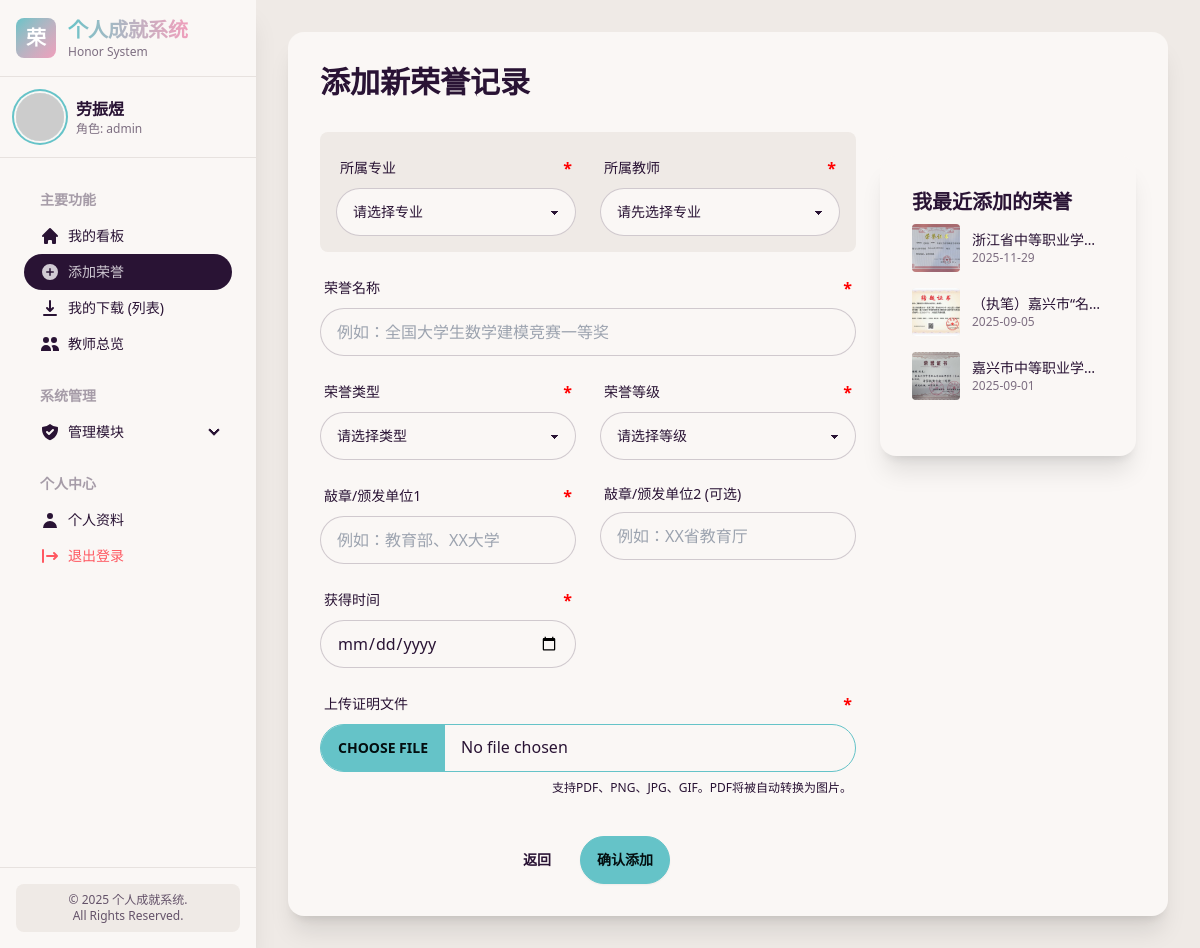
Page /add_honor (signed in) on the committed database.
### main.py (models this page shows)
class User(db.Model):
    __tablename__ = 'user'
    id: Mapped[int] = mapped_column(primary_key=True)
    username: Mapped[str] = mapped_column(String(80), unique=True, nullable=False)
    password: Mapped[str] = mapped_column(String(256), nullable=False)
    truename: Mapped[str] = mapped_column(String(100), nullable=True)
    major: Mapped[str] = mapped_column(String(50), nullable=True)
    employment_day: Mapped[str] = mapped_column(String(20), nullable=True)
    role: Mapped[str] = mapped_column(String(20), nullable=False, default='user')
    motto: Mapped[str] = mapped_column(Text, nullable=True)
    honors: Mapped[List["Honor"]] = relationship(
        back_populates="owner", cascade="all, delete-orphan"
    )
    logs: Mapped[List["ActivityLog"]] = relationship(
        back_populates="user", cascade="all, delete-orphan"
    )

class Honor(db.Model):
    __tablename__ = 'honor'
    id: Mapped[str] = mapped_column(String(50), primary_key=True)
    name: Mapped[str] = mapped_column(String(200), nullable=False)
    type: Mapped[str] = mapped_column(String(50), index=True)
    date: Mapped[str] = mapped_column(String(20), index=True)
    stamp: Mapped[str] = mapped_column(String(200))
    stamp_other: Mapped[str] = mapped_column(String(200), nullable=True)
    image_filename: Mapped[str] = mapped_column(String(200))
    honor_level: Mapped[str] = mapped_column(String(50), index=True)
    thumb_filename: Mapped[str] = mapped_column(String(200), nullable=True)
    original_pdf_filename: Mapped[str] = mapped_column(String(200), nullable=True)
    page_images: Mapped[list] = mapped_column(JSON, nullable=True)  # 多页PDF
    user_id: Mapped[int] = mapped_column(ForeignKey("user.id"), index=True)
    owner: Mapped["User"] = relationship(back_populates="honors")

### main.py (the view, shortened to what this page needs)
@app.route('/add_honor', methods=['GET', 'POST'])
@login_required
def add_honor():
    current_username = session.get('username')
    current_user_role = session.get('role')
    recent_honors = db.session.scalars(
        db.select(Honor).where(
            Honor.owner.has(username=current_username)
        ).order_by(Honor.date.desc()).limit(3)
    ).all()
    template_data = {
        "honor_types": HONOR_TYPE,
        "honor_levels": LEVEL_TYPE,
        "form_data": {},
        "recent_honors": recent_honors
    }
    all_users = db.session.scalars(db.select(User).order_by(User.truename)).all()
    current_user_obj = None
    if current_user_role == 'admin':
        all_majors = sorted(list(set(u.major for u in all_users if u.major)))
        users_by_major = {}
        for major in all_majors:
            users_in_major = [
                {"username": u.username, "truename": u.truename}
                for u in all_users if u.major == major
            ]
            users_by_major[major] = users_in_major
        template_data['all_majors'] = all_majors
        template_data['users_by_major_json'] = users_by_major
    return render_template('add_honor.html', **template_data)

### templates/add_honor.html (shortened to what this page needs)
{% extends "layout.html" %}
{% block content %}
<h1 class="text-3xl font-bold mb-6 prose">添加新荣誉记录</h1>
<div class="grid grid-cols-1 lg:grid-cols-3 gap-6">
    <form action="{{ url_for('add_honor') }}" method="post" enctype="multipart/form-data"
          class="lg:col-span-2 grid grid-cols-1 md:grid-cols-2 gap-x-6 gap-y-4">
        <div class="md:col-span-2 grid grid-cols-1 md:grid-cols-2 gap-x-6 gap-y-4 p-4 bg-base-200 rounded-lg">
            <div class="form-control w-full">
                <label class="label required" for="major_select">
                    <span class="label-text font-medium">所属专业</span>
                </label>
                <select id="major_select"
                        class="select select-bordered w-full"
                        required
                        {% if session.role == 'admin' %}name="major"{% endif %}>
                    {% if session.role == 'admin' %}
                        <option disabled selected value="">请选择专业</option>
                    {% else %}
                        <option value="{{ session.major }}" selected>{{ session.major }}</option>
                    {% endif %}
                </select>
            </div>
            <div class="form-control w-full">
                <label class="label required" for="teacher_select">
                    <span class="label-text font-medium">所属教师</span>
                </label>
                <select id="teacher_select"
                        class="select select-bordered w-full"
                        required
                        {% if session.role in ['admin', 'major_admin'] %}name="teacher_username"{% endif %}>
                    {% if session.role in ['admin', 'major_admin'] %}
                        <option disabled selected value="">
                            {% if session.role == 'admin' %}请先选择专业{% else %}请选择教师{% endif %}
                        </option>
                    {% else %}
                        <option value="{{ session.username }}" selected>{{ session.truename or session.username }}</option>
                    {% endif %}
                </select>
            </div>
        </div>
        <div class="form-control w-full md:col-span-2 relative">
            <label class="label required" for="honor_name">
                <span class="label-text font-medium">荣誉名称</span>
            </label>
            <input type="text" id="honor_name" name="honor_name" value="{{ form_data.honor_name if form_data else '' }}" placeholder="例如：全国大学生数学建模竞赛一等奖" class="input input-bordered w-full" required />
        </div>
        <div class="form-control w-full">
            <label class="label required" for="honor_type">
                <span class="label-text font-medium">荣誉类型</span>
            </label>
            <select id="honor_type" name="honor_type" class="select select-bordered w-full" required>
                <option disabled {% if not form_data or not form_data.honor_type %}selected{% endif %} value="">请选择类型</option>
            </select>
        </div>
        <div class="form-control w-full">
            <label class="label required" for="honor_level">
                <span class="label-text font-medium">荣誉等级</span>
            </label>
            <select id="honor_level" name="honor_level" class="select select-bordered w-full" required>
                <option disabled {% if not form_data or not form_data.honor_level %}selected{% endif %} value="">请选择等级</option>
            </select>
        </div>
        <div class="form-control w-full">
            <label class="label required" for="honor_stamp">
                <span class="label-text font-medium">敲章/颁发单位1</span>
            </label>
            <input type="text" id="honor_stamp" name="honor_stamp" value="{{ form_data.honor_stamp if form_data else '' }}" placeholder="例如：教育部、XX大学" class="input input-bordered w-full" required />
        </div>
        <div class="form-control w-full">
            <label class="label" for="honor_stamp_other">
                <span class="label-text font-medium">敲章/颁发单位2 (可选)</span>
            </label>
            <input type="text" id="honor_stamp_other" name="honor_stamp_other" value="{{ form_data.honor_other if form_data else '' }}" placeholder="例如：XX省教育厅" class="input input-bordered w-full" />
        </div>
        <div class="form-control w-full">
            <label class="label required" for="honor_date">
                <span class="label-text font-medium">获得时间</span>
            </label>
            <input type="date" id="honor_date" name="honor_date" value="{{ form_data.honor_date if form_data else '' }}" class="input input-bordered w-full" required max="{{ now.strftime('%Y-%m-%d') }}" />
        </div>
        <div class="form-control w-full md:col-span-2">
            <label class="label required" for="honor_image_upload">
                <span class="label-text font-medium">上传证明文件</span>
            </label>
            <input type="file" id="honor_image_upload" name="honor_image" class="file-input file-input-bordered file-input-primary w-full" accept=".png,.jpg,.jpeg,.gif,.pdf" required />
            <label class="label">
                <span class="label-text-alt">支持PDF、PNG、JPG、GIF。PDF将被自动转换为图片。</span>
            </label>
        </div>
        <div class="text-center md:col-span-2 mt-4">
            <a href="{{ url_for('home') }}" class="btn btn-ghost mr-2">返回</a>
            <button type="submit" class="btn btn-primary">确认添加</button>
        </div>
    </form>
    <div class="lg:col-span-1 space-y-6">
        <div class="card bg-base-100 shadow-xl">
            <div class="card-body">
                <h2 class="card-title" id="recent-honors-title">我最近添加的荣誉</h2>
                <div id="recent-honors-container" class="space-y-4">
                    {% if recent_honors %}
                        {% for honor in recent_honors %}
                        <div class="flex items-center gap-3">
                            <div class="avatar">
                                <div class="w-12 h-12 rounded bg-base-200">
                                    <img src="{{ url_for('uploaded_file_user', username=session.username, filename=honor.thumb_filename) }}"
                                         alt="{{ honor.name }} 缩略图"
                                         class="object-cover"
                                         onerror="this.style.display='none'; this.parentElement.innerHTML='<span class=\"text-xs text-base-content/50 p-1\">无图</span>';" />
                                </div>
                            </div>
                            <div class="flex-1 min-w-0">
                                <p class="text-sm font-medium truncate" title="{{ honor.name }}">{{ honor.name }}</p>
                                <p class="text-xs text-base-content/60">{{ honor.date }}</p>
                            </div>
                        </div>
                        {% endfor %}
                    {% else %}
                        <p class="text-sm text-base-content/60 italic">您（{{ session.truename }}）还没有添加过任何荣誉。</p>
                    {% endif %}
                </div>
            </div>
        </div>
    </div>
</div>
{% endblock %}

### templates/layout.html (shortened to what this page needs)
<!DOCTYPE html>
<html data-theme="cupcake">
<head>
    <link href="https://cdn.jsdelivr.net/npm/daisyui@4.12.10/dist/full.min.css" rel="stylesheet" type="text/css" />
    <script src="https://cdn.tailwindcss.com"></script>
</head>
<body class="bg-base-200">
    <aside id="sidebar" class="fixed left-0 top-0 h-screen w-64 bg-base-100 shadow-xl z-40 sidebar-transition transform -translate-x-full lg:translate-x-0">
        <div class="flex flex-col h-full">
            <div class="p-4 border-b border-base-300">
                <a href="{{ url_for('home') }}" class="flex items-center gap-3">
                    <div class="w-10 h-10 rounded-lg bg-gradient-to-br from-primary to-secondary flex items-center justify-center">
                        <span class="text-white font-bold text-xl">荣</span>
                    </div>
                    <div>
                        <h1 class="text-xl font-bold bg-gradient-to-r from-primary to-secondary bg-clip-text text-transparent">个人成就系统</h1>
                        <p class="text-xs text-base-content/60">Honor System</p>
                    </div>
                </a>
            </div>
            {% if session.logged_in %}
            <a href="{{ url_for('profile') }}" class="block p-4 border-b border-base-300 hover:bg-base-200 transition-colors duration-200">
                <div class="flex items-center gap-3">
                    <div class="avatar">
                        <div class="w-12 rounded-full ring-2 ring-primary ring-offset-base-100 ring-offset-2">
                            <img alt="User Avatar" src="https://ui-avatars.com/api/?name={{ session.truename[0] if session.truename else 'U' }}&background=random&color=fff" />
                        </div>
                    </div>
                    <div class="flex-1">
                        <p class="font-semibold">{{ session.truename }}</p>
                        <p class="text-xs text-base-content/60">
                           角色: <span class="font-medium">{{ session.role }}</span>
                        </p>
                    </div>
                </div>
            </a>
            {% endif %}
            <nav class="flex-1 overflow-y-auto sidebar-content p-4">
                <ul class="menu menu-compact">
                    {% if session.logged_in %}
                    <li class="menu-title"><span>主要功能</span></li>
                    <li>
                        <a href="{{ url_for('home') }}" data-menu-item="home">
                            <svg xmlns="http://www.w3.org/2000/svg" class="h-5 w-5" viewBox="0 0 20 20" fill="currentColor"><path d="M10.707 2.293a1 1 0 00-1.414 0l-7 7a1 1 0 001.414 1.414L4 10.414V17a1 1 0 001 1h2a1 1 0 001-1v-2a1 1 0 011-1h2a1 1 0 011 1v2a1 1 0 001 1h2a1 1 0 001-1v-6.586l.293.293a1 1 0 001.414-1.414l-7-7z" /></svg>
                            我的看板
                        </a>
                    </li>
                    <li>
                        <a href="{{ url_for('add_honor') }}" data-menu-item="add_honor">
                           <svg xmlns="http://www.w3.org/2000/svg" class="h-5 w-5" viewBox="0 0 20 20" fill="currentColor"><path fill-rule="evenodd" d="M10 18a8 8 0 100-16 8 8 0 000 16zm.75-11.25a.75.75 0 00-1.5 0v2.5h-2.5a.75.75 0 000 1.5h2.5v2.5a.75.75 0 001.5 0v-2.5h2.5a.75.75 0 000-1.5h-2.5v-2.5z" clip-rule="evenodd" /></svg>
                            添加荣誉
                        </a>
                    </li>
                    <li>
                        <a href="{{ url_for('honor_table') }}" data-menu-item="honor_table">
                            我的下载 (列表)
                        </a>
                    </li>
                    <li>
                        <a href="{{ url_for('teachers_overview') }}" data-menu-item="teachers_overview">
                           <svg xmlns="http://www.w3.org/2000/svg" class="h-5 w-5" viewBox="0 0 20 20" fill="currentColor">
                                <path d="M9 6a3 3 0 11-6 0 3 3 0 016 0zM17 6a3 3 0 11-6 0 3 3 0 016 0zM12.93 17c.046-.327.07-.66.07-1a6.97 6.97 0 00-1.5-4.33A5 5 0 0119 16v1h-6.07zM6 11a5 5 0 015 5v1H1v-1a5 5 0 015-5z" />
                           </svg>
                            教师总览
                        </a>
                    </li>
                    {% if session.role == 'admin' %}
                    <li class="menu-title mt-4"><span>系统管理</span></li>
                    <li>
                        <details data-menu-key="admin-menu">
                            <summary>
                                管理模块
                            </summary>
                        </details>
                    </li>
                    {% endif %}
                    <li class="menu-title mt-4"><span>个人中心</span></li>
                    <li>
                        <a href="{{ url_for('profile') }}" data-menu-item="profile">
                            <svg xmlns="http://www.w3.org/2000/svg" class="h-5 w-5" viewBox="0 0 20 20" fill="currentColor"><path fill-rule="evenodd" d="M10 9a3 3 0 100-6 3 3 0 000 6zm-7 9a7 7 0 1114 0H3z" clip-rule="evenodd" /></svg>
                            个人资料
                        </a>
                    </li>
                    <li>
                        <a href="{{ url_for('logout') }}" class="text-error">
                            退出登录
                        </a>
                    </li>
                    {% else %}
                    <li><a href="{{ url_for('index') }}" class="btn btn-primary btn-sm">登录系统</a></li>
                    {% endif %}
                </ul>
            </nav>
            <div class="p-4 border-t border-base-300 space-y-2">
                <div class="text-xs text-base-content/70 text-center bg-base-200 p-2 rounded-lg">
                   <p>&copy; {{ now.strftime('%Y') }} 个人成就系统.</p>
                   <p>All Rights Reserved.</p>
                </div>
            </div>
        </div>
    </aside>
    <main class="min-h-screen main-content pt-20 lg:pt-0 transition-all duration-300">
        <div class="p-4 sm:p-6 lg:p-8">
            <div class="card bg-base-100 shadow-xl">
                <div class="card-body">
                    {% block content %}
                    {% endblock %}
                </div>
            </div>
        </div>
    </main>
</body>
</html>

### rows in the picture
User: truename "劳振煜"
Honor: thumb_filename (picture), name "浙江省中等职业学…", date "2025-11-29"
Honor: thumb_filename (picture), name "（执笔）嘉兴市“名…", date "2025-09-05"
Honor: thumb_filename (picture), name "嘉兴市中等职业学…", date "2025-09-01"

### other values in the picture
{{ session.role }} "admin"
